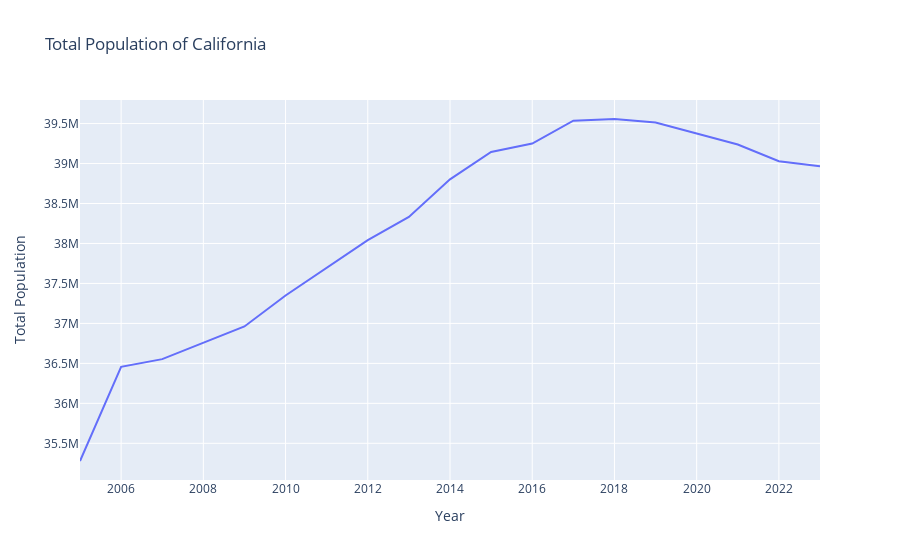

The notebook cell this image was saved under:
### Markdown cell above
# Motivating Example

Jupyter Notebooks are frequently used to import, transform and visualize data. For example, the code below imports
population estimates for US States since 2005. It subsets the dataframe to California and graphs the result.

### Code cell
import pandas as pd
import plotly.express as px

df = pd.read_csv("state_data.csv")

state = "California"
df_state = df[df["State"] == state]
px.line(df_state, x="Year", y="Total Population", title=f"Total Population of {state}")

### Figure 1 — Plotly figure (JSON) as saved in the notebook; plotly's stock layout.template omitted (floating-point values rounded to 4 significant figures)
{"data": [{"hovertemplate": "Year=%{x}<br>Total Population=%{y}<extra></extra>", "legendgroup": "", "line": {"color": "#636efa", "dash": "solid"}, "marker": {"symbol": "circle"}, "mode": "lines", "name": "", "orientation": "v", "showlegend": false, "type": "scatter", "x": [2005, 2006, 2007, 2008, 2009, 2010, 2011, 2012, 2013, 2014, 2015, 2016, 2017, 2018, 2019, 2021, 2022, 2023], "xaxis": "x", "y": [35278768, 36457549, 36553215, 36756666, 36961664, 37349363, 37691912, 38041430, 38332521, 38802500, 39144818, 39250017, 39536653, 39557045, 39512223, 39237836, 39029342, 38965193], "yaxis": "y"}], "layout": {"legend": {"tracegroupgap": 0}, "title": {"text": "Total Population of California"}, "xaxis": {"anchor": "y", "domain": [0, 1], "title": {"text": "Year"}}, "yaxis": {"anchor": "x", "domain": [0, 1], "title": {"text": "Total Population"}}}}
